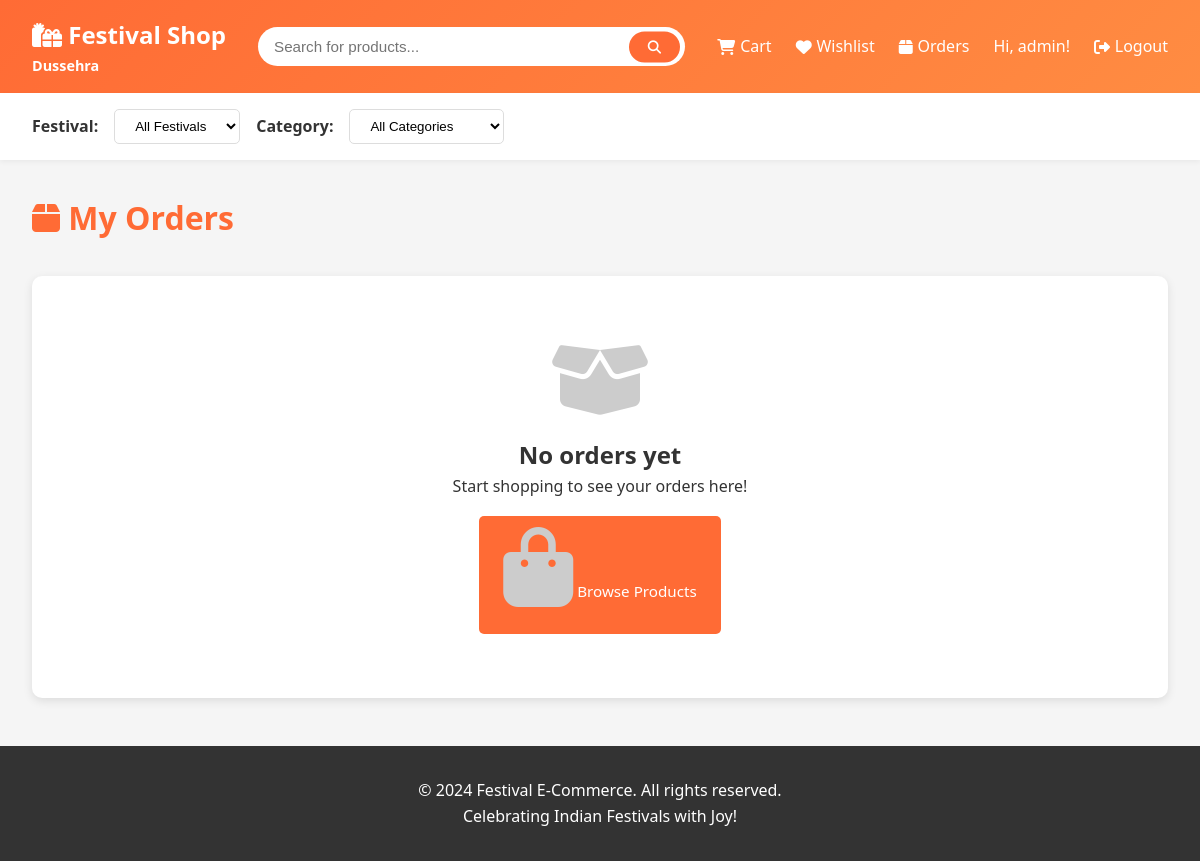
The page /orders/ (signed in) on the database as committed earlier.
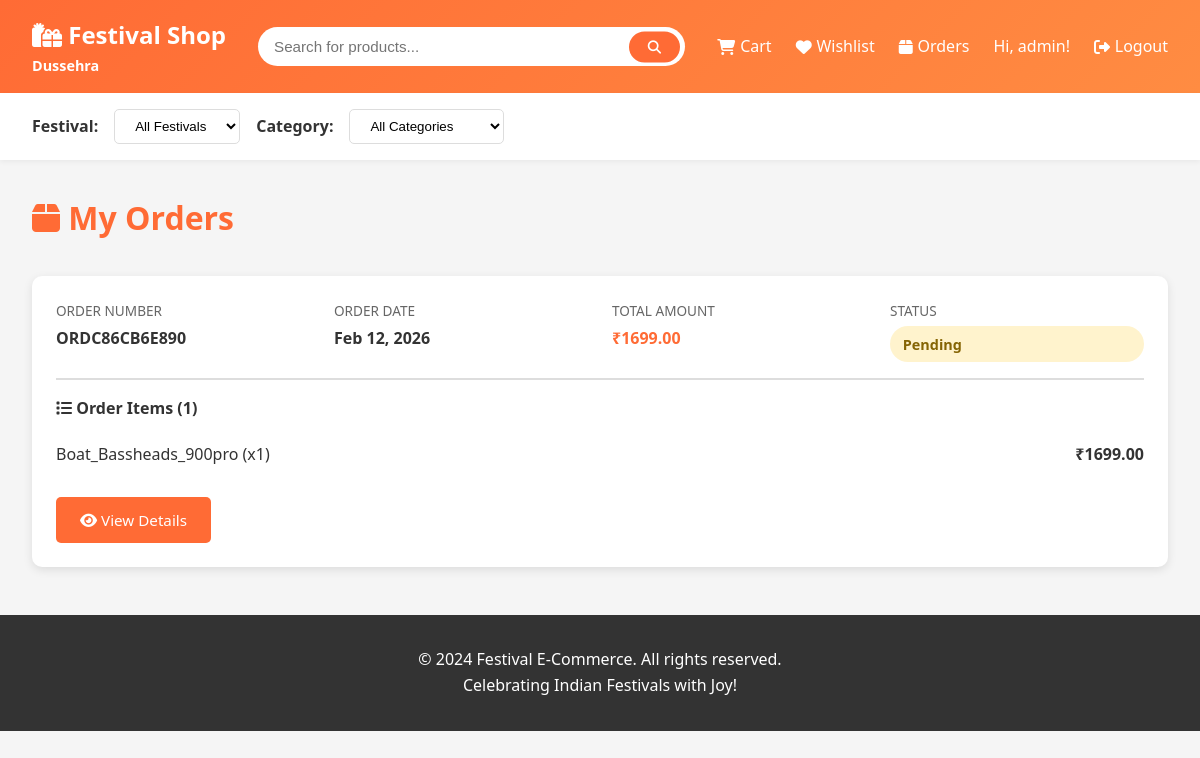
The same page on the database as committed later.
### shop/models.py (models this page shows, shortened)
class Festival(models.Model):
    name = models.CharField(max_length=100)
    slug = models.SlugField(unique=True)
    description = models.TextField()
    start_date = models.DateField()
    end_date = models.DateField()
    is_active = models.BooleanField(default=False)
    theme_color = models.CharField(max_length=7, default='#FF6B35')
    banner_image = models.ImageField(upload_to='festivals/', blank=True)
    created_at = models.DateTimeField(auto_now_add=True)
    class Meta:
        ordering = ['-start_date']

class Order(models.Model):
    STATUS_CHOICES = [
        ('pending', 'Pending'),
        ('processing', 'Processing'),
        ('shipped', 'Shipped'),
        ('delivered', 'Delivered'),
        ('cancelled', 'Cancelled'),
    ]
    user = models.ForeignKey(settings.AUTH_USER_MODEL, on_delete=models.CASCADE, related_name='orders')
    order_number = models.CharField(max_length=100, unique=True)
    total_amount = models.DecimalField(max_digits=10, decimal_places=2)
    discount_amount = models.DecimalField(max_digits=10, decimal_places=2, default=0)
    final_amount = models.DecimalField(max_digits=10, decimal_places=2)
    coupon = models.ForeignKey(Coupon, on_delete=models.SET_NULL, null=True, blank=True)
    status = models.CharField(max_length=20, choices=STATUS_CHOICES, default='pending')
    shipping_address = models.TextField()
    payment_method = models.CharField(max_length=50, default='COD')
    created_at = models.DateTimeField(auto_now_add=True)
    updated_at = models.DateTimeField(auto_now=True)
    class Meta:
        ordering = ['-created_at']

class OrderItem(models.Model):
    order = models.ForeignKey(Order, on_delete=models.CASCADE, related_name='items')
    product = models.ForeignKey(Product, on_delete=models.CASCADE)
    quantity = models.IntegerField()
    price = models.DecimalField(max_digits=10, decimal_places=2)
    @property
    def subtotal(self):
        return self.price * self.quantity

class Product(models.Model):
    name = models.CharField(max_length=200)
    slug = models.SlugField(unique=True, blank=True)
    description = models.TextField()
    price = models.DecimalField(max_digits=10, decimal_places=2)
    discount_price = models.DecimalField(max_digits=10, decimal_places=2, null=True, blank=True)
    category = models.ForeignKey(Category, on_delete=models.CASCADE, related_name='products')
    festivals = models.ManyToManyField(Festival, related_name='products', blank=True)
    image = models.ImageField(upload_to='products/', blank=True, null=True)
    stock = models.IntegerField(default=0)
    rating = models.DecimalField(max_digits=3, decimal_places=2, default=0.0)
    is_featured = models.BooleanField(default=False)
    is_trending = models.BooleanField(default=False)
    created_at = models.DateTimeField(auto_now_add=True)
    updated_at = models.DateTimeField(auto_now=True)
    class Meta:
        ordering = ['-created_at']

### accounts/models.py (models this page shows, shortened)
class User(AbstractUser):
    email = models.EmailField(unique=True)
    phone = models.CharField(max_length=15, blank=True)
    address = models.TextField(blank=True)
    city = models.CharField(max_length=100, blank=True)
    state = models.CharField(max_length=100, blank=True)
    pincode = models.CharField(max_length=10, blank=True)
    is_admin = models.BooleanField(default=False)
    created_at = models.DateTimeField(auto_now_add=True)
    updated_at = models.DateTimeField(auto_now=True)
    class Meta:
        verbose_name = 'User'
        verbose_name_plural = 'Users'

### shop/views.py (the view)
# urls.py: path('orders/', views.order_list, name='order_list'),
@login_required
def order_list(request):
    orders = Order.objects.filter(user=request.user)
    context = {
        'orders': orders,
    }
    return render(request, 'shop/order_list.html', context)

### shop/context_processors.py (called while the page is built)
def festival_context(request):
    active_festival = Festival.objects.filter(
        is_active=True,
        start_date__lte=date.today(),
        end_date__gte=date.today()
    ).first()
    categories = Category.objects.all()
    return {
        'active_festival': active_festival,
        'all_categories': categories,
    }

### templates/shop/order_list.html (shortened to what this page needs)
{% extends 'base.html' %}
{% block content %}
<div class="orders-header">
    <h1><i class="fas fa-box"></i> My Orders</h1>
</div>
{% if orders %}
    {% for order in orders %}
    <div class="order-card">
        <div class="order-header">
            <div class="order-info-item">
                <span class="order-info-label">Order Number</span>
                <span class="order-info-value">{{ order.order_number }}</span>
            </div>
            <div class="order-info-item">
                <span class="order-info-label">Order Date</span>
                <span class="order-info-value">{{ order.created_at|date:"M d, Y" }}</span>
            </div>
            <div class="order-info-item">
                <span class="order-info-label">Total Amount</span>
                <span class="order-info-value" style="color: var(--primary-color);">₹{{ order.final_amount|floatformat:2 }}</span>
            </div>
            <div class="order-info-item">
                <span class="order-info-label">Status</span>
                <span class="order-status status-{{ order.status }}">
                    {{ order.get_status_display }}
                </span>
            </div>
        </div>
        <div class="order-items">
            <strong style="color: var(--text-color); display: block; margin-bottom: 0.5rem;">
                <i class="fas fa-list"></i> Order Items ({{ order.items.count }})
            </strong>
            {% for item in order.items.all %}
            <div class="order-item">
                <span>{{ item.product.name }} (x{{ item.quantity }})</span>
                <span style="font-weight: 600;">₹{{ item.subtotal|floatformat:2 }}</span>
            </div>
            {% endfor %}
        </div>
        <div class="order-actions">
            <a href="{% url 'order_detail' order.id %}" class="btn btn-primary">
                <i class="fas fa-eye"></i> View Details
            </a>
        </div>
    </div>
    {% endfor %}
{% else %}
    <div class="empty-orders">
        <i class="fas fa-box-open"></i>
        <h2>No orders yet</h2>
        <p>Start shopping to see your orders here!</p>
        <a href="{% url 'product_list' %}" class="btn btn-primary" style="margin-top: 1rem; display: inline-block;">
            <i class="fas fa-shopping-bag"></i> Browse Products
        </a>
    </div>
{% endif %}
{% endblock %}

### templates/base.html (shortened to what this page needs)
<!DOCTYPE html>
<html lang="en">
<head>
    <link rel="stylesheet" href="https://cdnjs.cloudflare.com/ajax/libs/font-awesome/6.4.0/css/all.min.css">
</head>
<body>
    <nav class="navbar">
        <div class="nav-container">
            <a href="{% url 'home' %}" class="nav-brand">
                <i class="fas fa-gifts"></i> Festival Shop
                {% if active_festival %}
                    <small style="font-size: 0.6em; display: block;">{{ active_festival.name }}</small>
                {% endif %}
            </a>
            <div class="nav-search">
                <form action="{% url 'product_list' %}" method="get">
                    <input type="text" name="search" placeholder="Search for products..." value="{{ search_query }}">
                    <button type="submit"><i class="fas fa-search"></i></button>
                </form>
            </div>
            <div class="nav-links">
                {% if user.is_authenticated %}
                    <a href="{% url 'cart' %}">
                        <i class="fas fa-shopping-cart"></i> Cart
                    </a>
                    <a href="{% url 'wishlist' %}">
                        <i class="fas fa-heart"></i> Wishlist
                    </a>
                    <a href="{% url 'order_list' %}">
                        <i class="fas fa-box"></i> Orders
                    </a>
                    <span>Hi, {{ user.username }}!</span>
                    <a href="{% url 'logout' %}">
                        <i class="fas fa-sign-out-alt"></i> Logout
                    </a>
                {% endif %}
            </div>
        </div>
    </nav>
    {% if user.is_authenticated %}
    <div class="filter-bar">
        <div class="filter-container">
            <label><strong>Festival:</strong></label>
            <select onchange="window.location.href='?festival='+this.value">
                <option value="">All Festivals</option>
            </select>
            <label><strong>Category:</strong></label>
            <select onchange="window.location.href='{% url 'product_list' %}?category='+this.value">
                <option value="">All Categories</option>
            </select>
        </div>
    </div>
    {% endif %}
    <div class="container">
        {% block content %}{% endblock %}
    </div>
    <footer class="footer">
        <p>&copy; 2024 Festival E-Commerce. All rights reserved.</p>
        <p>Celebrating Indian Festivals with Joy!</p>
    </footer>
</body>
</html>

### templates/shop/order_list.html (style rules this page uses)
.orders-header { display: flex; justify-content: space-between; align-items: center; margin-bottom: 2rem; }
.orders-header h1 { color: var(--primary-color); }
.order-card { background: white; padding: 1.5rem; border-radius: 10px; box-shadow: 0 3px 10px rgba(0,0,0,0.1); margin-bottom: 1.5rem; }
.order-header { display: grid; grid-template-columns: repeat(auto-fit, minmax(200px, 1fr)); gap: 1.5rem; padding-bottom: 1rem; margin-bottom: 1rem; border-bottom: 2px solid var(--border-color); }
.order-info-item { display: flex; flex-direction: column; gap: 0.3rem; }
.order-info-label { font-size: 0.85rem; color: #666; text-transform: uppercase; }
.order-info-value { font-weight: 600; color: var(--text-color); }
.order-status { padding: 0.4rem 0.8rem; border-radius: 20px; font-weight: 600; font-size: 0.9rem; display: inline-block; }
.status-pending { background: #fff3cd; color: #856404; }
.order-items { margin-top: 1rem; }
.order-item { display: flex; justify-content: space-between; align-items: center; padding: 0.8rem 0; border-bottom: 1px solid #f0f0f0; }
.order-item:last-child { border-bottom: none; }
.order-actions { margin-top: 1rem; display: flex; gap: 1rem; }

Rows that differ between the two databases and show on the page:
added Order: order_number "ORDC86CB6E890", created_at "Feb 12, 2026", final_amount "1699.00", status "Pending", items.count "1"
added OrderItem: product.name "Boat_Bassheads_900pro", quantity "1", subtotal "1699.00"
Other text that changed with them:
text no longer shown: "No orders yet Start shopping to see your orders here! Browse Products"
